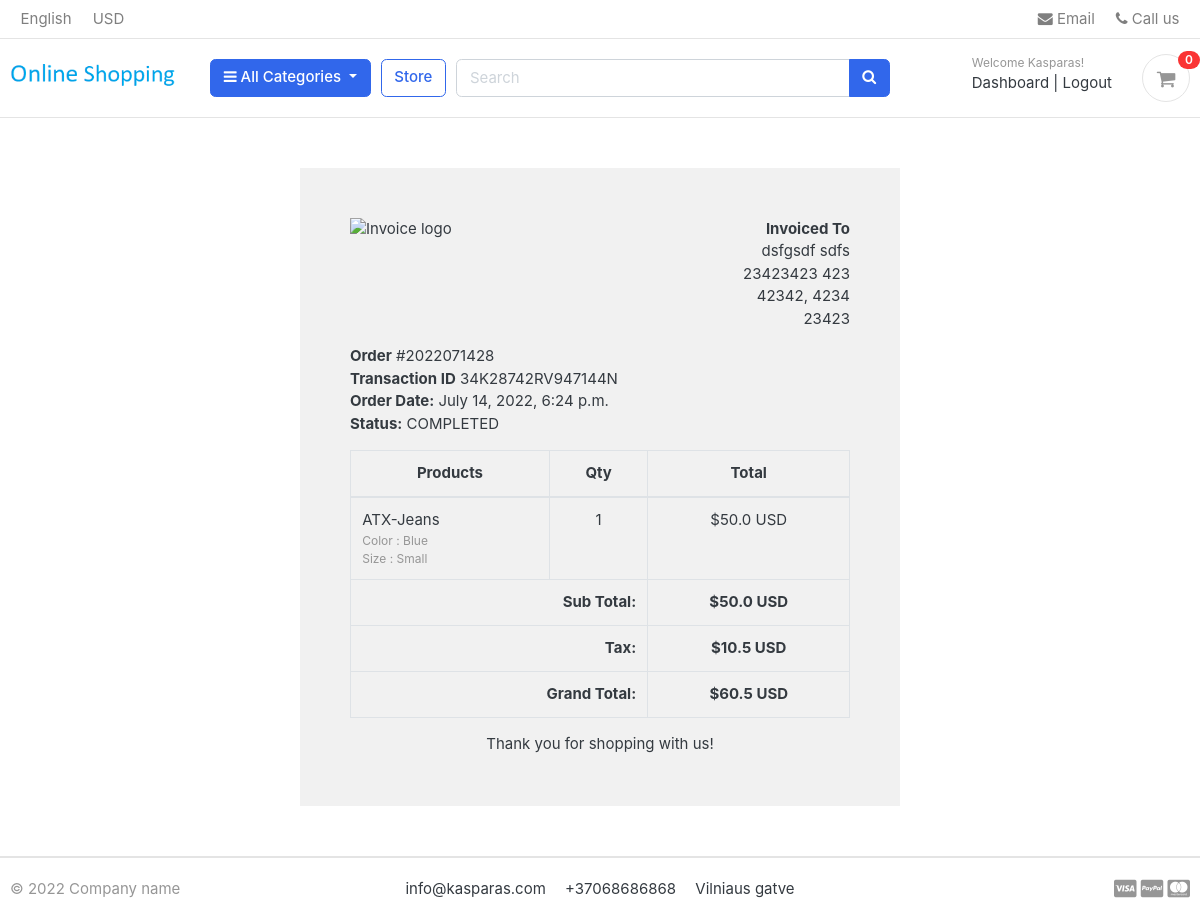
/accounts/order_detail/2022071428/ (signed in), run on the app's committed database.
### accounts/models.py (models this page shows, shortened)
class Account(AbstractBaseUser):
    first_name = models.CharField(max_length=50)
    last_name = models.CharField(max_length=50)
    username = models.CharField(max_length=50, unique=True)
    email = models.EmailField(max_length=100, unique=True)
    phone_number = models.CharField(max_length=50)
    date_joined = models.DateTimeField(auto_now_add=True)
    last_login = models.DateTimeField(auto_now_add=True)
    is_admin = models.BooleanField(default=False)
    is_staff = models.BooleanField(default=False)
    is_active = models.BooleanField(default=False)
    is_superadmin = models.BooleanField(default=False)
    USERNAME_FIELD = 'email'
    REQUIRED_FIELDS = ['username', 'first_name', 'last_name']
    objects = MyAccountManager()

### orders/models.py (models this page shows, shortened)
class Order(models.Model):
    STATUS = (
        ('New', 'New'),
        ('Accepted', 'Accepted'),
        ('Completed', 'Completed'),
        ('Cancelled', 'Cancelled'),
    )
    user = models.ForeignKey(Account, on_delete=models.SET_NULL, null=True)
    payment = models.ForeignKey(Payment, on_delete=models.SET_NULL, blank=True, null=True)
    order_number = models.CharField(max_length=20)
    first_name = models.CharField(max_length=50)
    last_name = models.CharField(max_length=50)
    phone = models.CharField(max_length=15)
    email = models.EmailField(max_length=50)
    address_line_1 = models.CharField(max_length=50)
    address_line_2 = models.CharField(max_length=50, blank=True)
    country = models.CharField(max_length=50)
    state = models.CharField(max_length=50)
    city = models.CharField(max_length=50)
    order_note = models.CharField(max_length=100, blank=True)
    order_total = models.FloatField()
    tax = models.FloatField()
    status = models.CharField(max_length=10, choices=STATUS, default='New')
    ip = models.CharField(blank=True, max_length=20)
    is_ordered = models.BooleanField(default=False)
    created_at = models.DateTimeField(auto_now_add=True)
    updated_at = models.DateTimeField(auto_now=True)
    def full_name(self):
        return f'{self.first_name} {self.last_name}'
    def full_address(self):
        return f'{self.address_line_1} {self.address_line_2}'

class Payment(models.Model):
    user = models.ForeignKey(Account, on_delete=models.CASCADE)
    payment_id = models.CharField(max_length=100)
    payment_method = models.CharField(max_length=100)
    amount_paid = models.CharField(max_length=100) # this is the total amount paid
    status = models.CharField(max_length=100)
    created_at = models.DateTimeField(auto_now_add=True)

class OrderProduct(models.Model):
    order = models.ForeignKey(Order, on_delete=models.CASCADE)
    payment = models.ForeignKey(Payment, on_delete=models.SET_NULL, blank=True, null=True)
    user = models.ForeignKey(Account, on_delete=models.CASCADE)
    product = models.ForeignKey(Product, on_delete=models.CASCADE)
    variations = models.ManyToManyField(Variation, blank=True)
    quantity = models.IntegerField()
    product_price = models.FloatField()
    ordered = models.BooleanField(default=False)
    created_at = models.DateTimeField(auto_now_add=True)
    updated_at = models.DateTimeField(auto_now=True)

### store/models.py (models this page shows, shortened)
class Product(models.Model):
    product_name = models.CharField(max_length=200, unique=True)
    slug = models.SlugField(max_length=200, unique=True)
    description = models.TextField(max_length=500, blank=True)
    price = models.IntegerField()
    images = models.ImageField(upload_to='photos/products')
    stock = models.IntegerField()
    is_available = models.BooleanField(default=True)
    category = models.ForeignKey(Category, on_delete=models.CASCADE)
    created_date = models.DateField(auto_now_add=True)
    modified_date = models.DateTimeField(auto_now_add=True)

class Variation(models.Model):
    product = models.ForeignKey(Product, on_delete=models.CASCADE)
    variation_category = models.CharField(max_length=100, choices=variation_category_choice)
    variation_value = models.CharField(max_length=100)
    is_active = models.BooleanField(default=True)
    created_date = models.DateTimeField(auto_now_add=True)
    objects = VariationManager()

### accounts/views.py (the view)
# urls.py: path('order_detail/<int:order_id>/', views.order_detail, name='order_detail'),
@login_required(login_url='login')
def order_detail(request, order_id):
    order_detail = OrderProduct.objects.filter(order__order_number=order_id)
    order = Order.objects.get(order_number=order_id)
    subtotal = 0
    for i in order_detail:
        subtotal += i.product_price * i.quantity
    context = {
        'order_detail': order_detail,
        'order': order,
        'subtotal': subtotal,
    }
    return render(request, 'accounts/order_detail.html', context)

### carts/context_processors.py (called while the page is built)
def counter(request):
    cart_count = 0
    if 'admin' in request.path:
        return {}
    else:
        try:
            cart = Cart.objects.filter(cart_id=_cart_id(request))
            if request.user.is_authenticated:
                cart_items = CartItem.objects.all().filter(user=request.user)
            else:
                cart_items = CartItem.objects.all().filter(cart=cart[:1])
            for cart_item in cart_items:
                cart_count += cart_item.quantity
        except Cart.DoesNotExist:
            cart_count = 0
    return dict(cart_count=cart_count)

### carts/views.py (called while the page is built)
def _cart_id(request):  # private function, session id
    cart = request.session.session_key
    if not cart:
        cart = request.session.create()
    return cart

### category/context_processors.py (called while the page is built)
def menu_links(request):
    links = Category.objects.all()
    return dict(links=links)

### category/models.py (called while the page is built)
    def get_url(self):
        return reverse('products_by_category', args=[self.slug])

### templates/accounts/order_detail.html
{% extends 'base.html' %}
{% load static %}
{% block content %}
<div class="container" style="margin: 0 auto;width: 50%;padding: 50px;background: #f1f1f1;margin-top: 50px;margin-bottom: 50px;">
    <div class="row invoice row-printable">
        <div class="col-md-12">
            <div class="panel panel-default plain" id="dash_0">
                <div class="panel-body p30">
                    <div class="row">
                        <div class="col-lg-6">
                            <div class="invoice-logo"><img src="{% static '/images/logo.png' %}" alt="Invoice logo" style="max-height: 40px;"></div>
                        </div>
                        <div class="col-lg-6">
                            <div class="invoice-from">
                                <ul class="list-unstyled text-right">
                                    <li><strong>Invoiced To</strong></li>
                                    <li>{{order.full_name}}</li>
                                    <li>{{order.full_address}}</li>
                                    <li>{{order.city}}, {{order.state}}</li>
                                    <li>{{order.country}}</li>
                                </ul>
                            </div>
                        </div>
                        <div class="col-lg-12">
                            <div class="invoice-details mt25">
                                <div class="well">
                                    <ul class="list-unstyled mb0">
                                        <li><strong>Order</strong> #{{order.order_number}}</li>
                                        <li><strong>Transaction ID</strong> {{order.payment.payment_id}}</li>
                                        <li><strong>Order Date:</strong> {{order.created_at}}</li>
                                        <li><strong>Status:</strong> {{order.payment.status}}</li>
                                    </ul>
                                </div>
                            </div>
                            <div class="invoice-items">
                                <div class="table-responsive" style="overflow: hidden; outline: none;" tabindex="0">
                                    <table class="table table-bordered">
                                        <thead>
                                            <tr>
                                                <th class="per70 text-center">Products</th>
                                                <th class="per5 text-center">Qty</th>
                                                <th class="per25 text-center">Total</th>
                                            </tr>
                                        </thead>
                                        <tbody>
                                          {% for item in order_detail %}
                                            <tr>
                                                <td>{{item.product.product_name}}
                                                  <p class="text-muted small">
                                          					{% if item.variations.all %}
                                          						{% for i in item.variations.all %}
                                          							{{ i.variation_category | capfirst }} : {{ i.variation_value | capfirst }} <br>
                                          						{% endfor %}
                                          					{% endif %}
                                          				</p>
                                                </td>
                                                <td class="text-center">{{item.quantity}}</td>
                                                <td class="text-center">${{item.product_price}} USD</td>
                                            </tr>
                                          {% endfor %}
                                        </tbody>
                                        <tfoot>
                                            <tr>
                                                <th colspan="2" class="text-right">Sub Total:</th>
                                                <th class="text-center">${{subtotal}} USD</th>
                                            </tr>
                                            <tr>
                                                <th colspan="2" class="text-right">Tax:</th>
                                                <th class="text-center">${{order.tax}} USD</th>
                                            </tr>
                                            <tr>
                                                <th colspan="2" class="text-right">Grand Total:</th>
                                                <th class="text-center">${{order.order_total}} USD</th>
                                            </tr>
                                        </tfoot>
                                    </table>
                                </div>
                            </div>
                            <div class="invoice-footer mt25">
                                <p class="text-center">Thank you for shopping with us!</p>
                            </div>
                        </div>
                    </div>
                </div>
            </div>
        </div>
    </div>
    </div>
{% endblock %}

### templates/includes/navbar.html (shortened to what this page needs)
{% load static %}
 <header class="section-header">
    <nav class="navbar p-md-0 navbar-expand-sm navbar-light border-bottom">
    <div class="container">
      <div class="collapse navbar-collapse" id="navbarTop4">
        <ul class="navbar-nav mr-auto">
            <li class="nav-item dropdown">
                 <a href="#" class="nav-link">   English </a>
            </li>
            <li class="nav-item dropdown">
                <a href="#" class="nav-link"> USD </a>
            </li>
        </ul>
        <ul class="navbar-nav">
            <li><a href="#" class="nav-link"> <i class="fa fa-envelope"></i> Email </a></li>
            <li><a href="#" class="nav-link"> <i class="fa fa-phone"></i> Call us </a></li>
        </ul>
      </div>
    </div>
    </nav>
    <section class="header-main border-bottom">
        <div class="container">
    <div class="row align-items-center">
        <div class="col-lg-2 col-md-3 col-6">
            <a href="{% url 'home' %}" class="brand-wrap">
                <img class="logo" src="{% static './images/logo_main.png' %}">
            </a>
        </div>
        <div class="col-lg col-sm col-md col-6 flex-grow-0">
            <div class="category-wrap dropdown d-inline-block float-right">
                <button type="button" class="btn btn-primary dropdown-toggle" data-toggle="dropdown">
                    <i class="fa fa-bars"></i> All Categories
                </button>
            </div>
        </div>
        <a href="{% url 'store' %}" class="btn btn-outline-primary">Store</a>
        <div class="col-lg  col-md-6 col-sm-12 col">
            <form action="{% url 'search' %}" class="search" method='GET'>
                <div class="input-group w-100">
                    <input type="text" class="form-control" style="width:60%;" placeholder="Search", name="keyword">
                    <div class="input-group-append">
                      <button class="btn btn-primary" type="submit">
                        <i class="fa fa-search"></i>
                      </button>
                    </div>
                </div>
            </form>
        </div>
        <div class="col-lg-3 col-sm-6 col-8 order-2 order-lg-3">
                    <div class="d-flex justify-content-end mb-3 mb-lg-0">
                        {% if user.id is None %}
                        <div class="widget-header">
                            <small class="title text-muted">Welcome guest!</small>
                            <div>
                                <a href="{% url 'login' %}">Sign in</a> <span class="dark-transp"> | </span>
                                <a href="{% url 'register' %}"> Register</a>
                            </div>
                        </div>
                        {% else %}
                        <div class="widget-header">
                            <small class="title text-muted">Welcome {{user.first_name }}!</small>
                            <div>
                                <a href="{% url 'dashboard' %}">Dashboard</a> <span class="dark-transp"> | </span>
                                <a href="{% url 'logout' %}"> Logout</a>
                            </div>
                        </div>
                        {% endif %}
                        <a href="{% url 'cart' %}" class="widget-header pl-3 ml-3">
                            <div class="icon icon-sm rounded-circle border"><i class="fa fa-shopping-cart"></i></div>
                            <span class="badge badge-pill badge-danger notify">{{ cart_count }}</span>
                        </a>
                    </div>
                </div>
    </div>
        </div>
    </section>
    </header>

### static/css/ui.css (style rules this page uses)
html { font-family: "Inter", sans-serif; font-size: 15px; }
.icon-xs, .icon-sm, .icon-md, .icon-lg { display: inline-block; text-align: center; flex-shrink: 0; flex-grow: 0; }
.icon-sm { width: 48px; height: 48px; line-height: 48px !important; font-size: 20px; }
p:last-child { margin-bottom: 0; }
.header-main { position: relative; padding-top: 1rem; padding-bottom: 1rem; }
.brand-wrap .logo, .navbar-brand .logo { margin-right: 7px; max-height: 42px; display: inline-block; }
.widget-header { display: inline-block; vertical-align: middle; position: relative; }
.widget-header a { color: #343a40; }
.widget-header i { color: #969696; }
.widget-header .title { display: block; }
.widget-header .notify { position: absolute; top: -3px; right: -10px; }
[class*=list-] li:after { visibility: hidden; display: block; content: ""; overflow: hidden; height: 0; clear: both; }
.notify { position: absolute; top: -4px; right: -10px; display: inline-block; padding: 0.25em 0.6em; font-size: 12px; line-height: 1; text-align: center; border-radius: 3rem; color: #fff; background-color: #fa3434; }

### data on the page
Account: first_name "Kasparas"
Order: full_name "dsfgsdf sdfs", full_address "23423423 423", city "42342", state "4234", country "23423", order_number "2022071428", payment.payment_id "34K28742RV947144N", created_at "July 14, 2022, 6:24 p.m.", payment.status "COMPLETED", tax "10.5", order_total "60.5"
OrderProduct: product.product_name "ATX-Jeans", quantity "1", product_price "50.0"
Variation: variation_category "Color", variation_value "Blue"
Variation: variation_category "Size", variation_value "Small"

### other printed values
{{ cart_count }} "0"
{{ subtotal }} "50.0"
